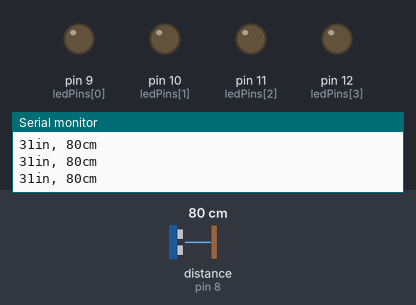
Bench run of a sketch on a simulated Arduino Uno, built with avr-gcc and run on an emulated ATmega328P. Parts: output pins drawn as LEDs (lit = HIGH), the last lines printed to the serial monitor. Wiring (inferred from the names in the program): ultrasonic range finder: trigger pin 7; echo pin 8. The test bench sets the inputs (shaded band); at power-on: distance to the obstacle (sensor on pin 8) 80 cm. The echo pulse lasts 58.3 µs per cm; pins used as bus, display or sensor lines are not drawn.

Above: at 1.2 s.
1.3 s: distance to the obstacle (sensor on pin 8) set to 45 cm
2.8 s: distance to the obstacle (sensor on pin 8) set to 37 cm
At 3.9 s:
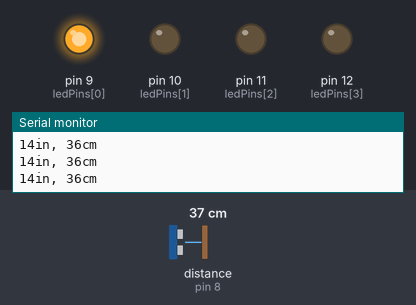
4.3 s: distance to the obstacle (sensor on pin 8) set to 33 cm
5.8 s: distance to the obstacle (sensor on pin 8) set to 29 cm
At 6.8 s:
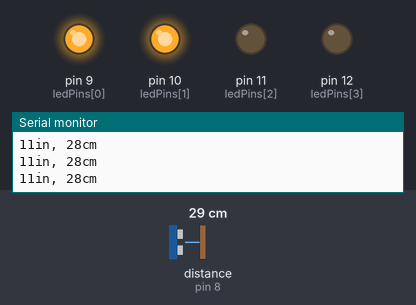
7.3 s: distance to the obstacle (sensor on pin 8) set to 23 cm
8.8 s: distance to the obstacle (sensor on pin 8) set to 20 cm
At 9.2 s:
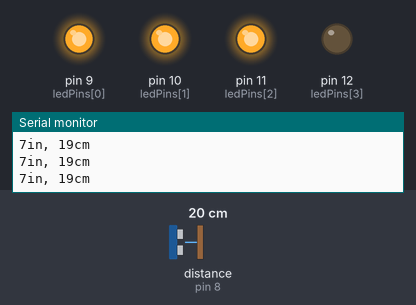
Timing chart, 0 to 11.3 s (numbered marks = the images above; inputs shaded):
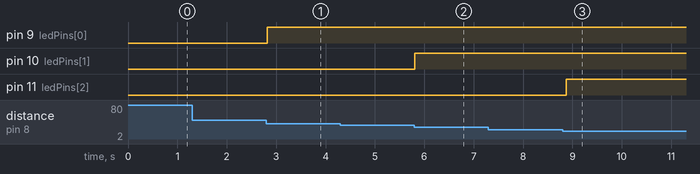

The sketch:

HC-SR04.ino
```cpp
/*
  HC-SR04 Sensor

  This sketch reads a HC-SR04 ultrasonic rangefinder and returns the distance
  to the closest object in range. To do this, it sends a pulse to the sensor to
  initiate a reading, then listens for a pulse to return. The length of the
  returning pulse is proportional to the distance of the object from the sensor.

  The circuit:
  - +V connection of the HC-SR04 attached to +5V
  - GND connection of the HC-SR04 attached to ground
  - TRIG connection of the HC-SR04 attached to digital pin 7
  - ECHO connection of the HC-SR04 attached to digital pin 8
  - LEDs connection attached to digital pins 9 - 12 for range indication
*/

const int trigPin = 7;
const int echoPin = 8;
const int ledPins[] = {9, 10, 11, 12}; // Array for LED pins
const int numLeds = 4;
const int thresholds[] = {40, 30, 20, 10}; // Distance thresholds

void setup() {
  // initialize serial communication:
  Serial.begin(9600);
  pinMode(trigPin, OUTPUT);
  pinMode(echoPin, INPUT);
  for (int i = 0; i < numLeds; i++) {
    pinMode(ledPins[i], OUTPUT);
  }
}

void loop() {
  long duration, inches, cm;

  // The HC-SR04 is triggered by a HIGH pulse of 2 or more microseconds.
  // Give a short LOW pulse beforehand to ensure a clean HIGH pulse:
  digitalWrite(trigPin, LOW);
  delayMicroseconds(2);
  digitalWrite(trigPin, HIGH);
  delayMicroseconds(10);
  digitalWrite(trigPin, LOW);

  // The ECHO pin is used to read the signal from the HC-SR04 a HIGH pulse
  // whose duration is the time (in microseconds) from the sending of the ping
  // to the reception of its echo off of an object.
  duration = pulseIn(echoPin, HIGH);

  // convert the time into a distance
  inches = microsecondsToInches(duration);
  cm = microsecondsToCentimeters(duration);

  // turn on LEDs based on distance
  for (int i = 0; i < numLeds; i++) {
    if (cm <= thresholds[i]) {
      digitalWrite(ledPins[i], HIGH);
    } else {
      digitalWrite(ledPins[i], LOW);
    }
  }

  Serial.print(inches);
  Serial.print("in, ");
  Serial.print(cm);
  Serial.print("cm");
  Serial.println();

  delay(100);
}

long microsecondsToInches(long microseconds) {
  // According to Parallax's datasheet for the PING))), there are 73.746
  // microseconds per inch (i.e. sound travels at 1130 feet per second).
  // This gives the distance travelled by the ping, outbound and return,
  // so we divide by 2 to get the distance of the obstacle.
  return microseconds / 74 / 2;
}

long microsecondsToCentimeters(long microseconds) {
  // The speed of sound is 340 m/s or 29 microseconds per centimeter.
  // The ping travels out and back, so to find the distance of the object we
  // take half of the distance travelled.
  return microseconds / 29 / 2;
}
```

Measured:
- the behaviour switches between 41 and 40 cm on distance to the obstacle (sensor on pin 8) (found by bisection; images 0 and 1)
- the behaviour switches between 32 and 31 cm on distance to the obstacle (sensor on pin 8) (found by bisection; images 1 and 2)
- the behaviour switches between 22 and 21 cm on distance to the obstacle (sensor on pin 8) (found by bisection; images 2 and 3)
- after the input at 2.8 s, pin 9 (ledPins[0]): LOW → HIGH at once
- after the input at 5.8 s, pin 10 (ledPins[1]): LOW → HIGH at once
- after the input at 8.8 s, pin 11 (ledPins[2]): LOW → HIGH after 0.08 s
